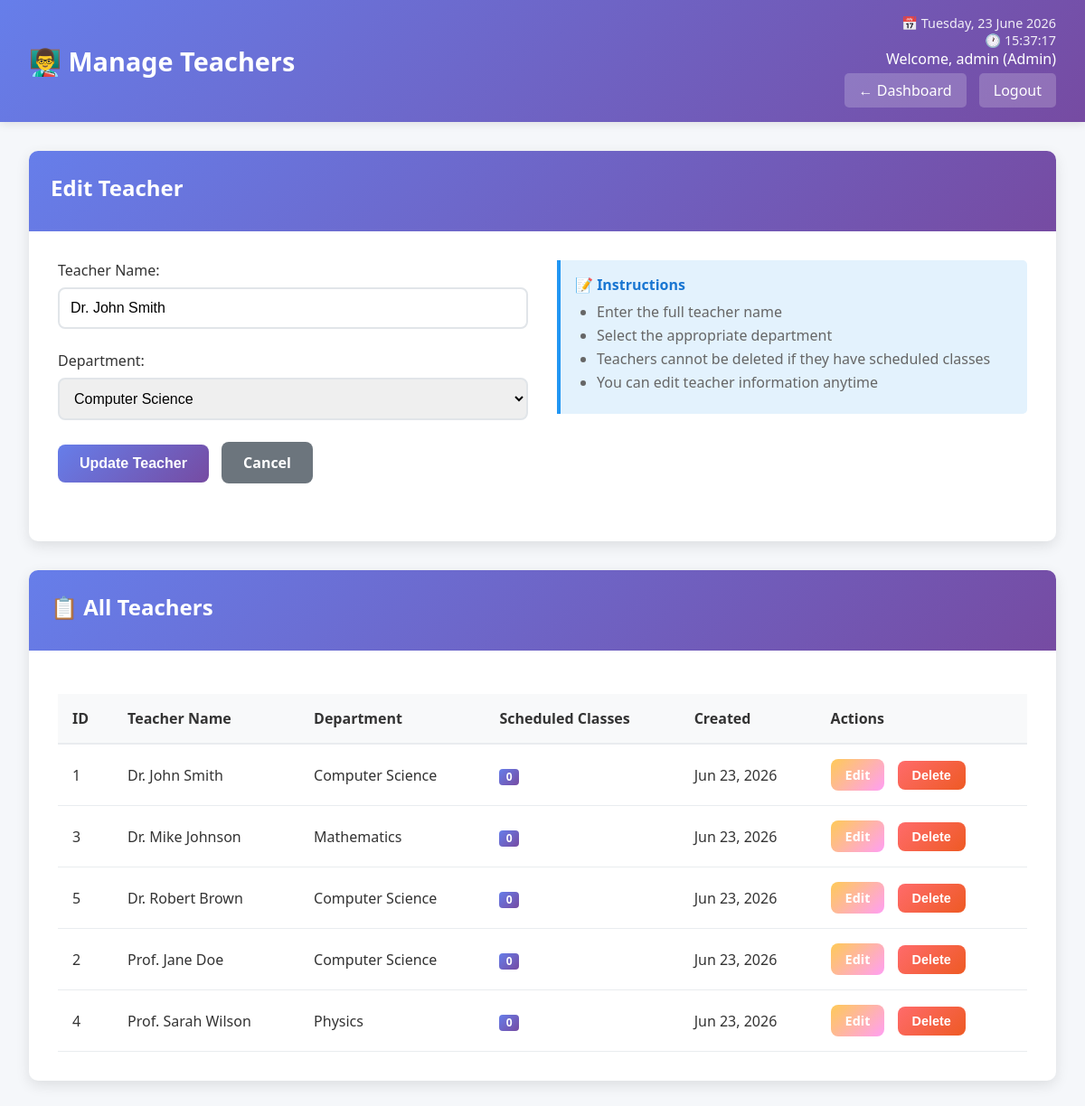
Screenshot of /admin/teachers.php?edit=1 (signed in) with the database file from the repository.
### tables this page shows
CREATE TABLE teachers (
    teacher_id INT AUTO_INCREMENT PRIMARY KEY,
    teacher_name VARCHAR(100) NOT NULL,
    dept VARCHAR(50) NOT NULL,
    created_at TIMESTAMP DEFAULT CURRENT_TIMESTAMP
);

### admin/teachers.php (the view, shortened to what this page needs)
<?php
include('../config/db.php');
$currentDate = date("l, d F Y");
$currentTime = date("H:i:s");
$teachers = [];
$result = $conn->query("SELECT t.*, COUNT(tt.tt_id) as timetable_count FROM teachers t LEFT JOIN timetable tt ON t.teacher_id = tt.teacher_id GROUP BY t.teacher_id ORDER BY t.teacher_name");
if ($result) {
    $teachers = $result->fetch_all(MYSQLI_ASSOC);
}
$edit_teacher = null;
if (isset($_GET['edit'])) {
    $teacher_id = $_GET['edit'];
    $stmt = $conn->prepare("SELECT * FROM teachers WHERE teacher_id = ?");
    $stmt->execute([$teacher_id]);
    $result = $stmt->get_result();
    $edit_teacher = $result->fetch_assoc();
}
?>
<!DOCTYPE html>
<html lang="en">
<head>
</head>
<body>
    <div class="header">
        <h1>👨‍🏫 Manage Teachers</h1>
        <div class="header-info">
            <div class="date-time">📅 <?php echo $currentDate; ?></div>
            <div class="date-time">🕐 <?php echo $currentTime; ?></div>
            <div>Welcome, <?php echo $_SESSION['username']; ?> (Admin)</div>
            <a href="dashboard.php" class="back-btn">← Dashboard</a>
            <a href="../logout.php" class="logout-btn">Logout</a>
        </div>
    </div>
    <div class="container">
        <div class="card">
            <div class="card-header">
                <h2><?php echo $edit_teacher ? 'Edit Teacher' : 'Add New Teacher'; ?></h2>
            </div>
            <div class="card-body">
                <div class="form-row">
                    <div>
                        <form method="POST">
                            <div class="form-group">
                                <label for="teacher_name">Teacher Name:</label>
                                <input type="text" id="teacher_name" name="teacher_name"
                                       value="<?php echo $edit_teacher ? htmlspecialchars($edit_teacher['teacher_name']) : ''; ?>" required>
                            </div>
                            <div class="form-group">
                                <label for="dept">Department:</label>
                                <select id="dept" name="dept" required>
                                    <option value="Computer Science" <?php echo ($edit_teacher && $edit_teacher['dept'] == 'Computer Science') ? 'selected' : ''; ?>>Computer Science</option>
                                </select>
                            </div>
                            <button type="submit" class="btn">
                                <?php echo $edit_teacher ? 'Update Teacher' : 'Add Teacher'; ?>
                            </button>
                            <?php if ($edit_teacher): ?>
                                <a href="teachers.php" class="btn btn-secondary">Cancel</a>
                            <?php endif; ?>
                        </form>
                    </div>
                    <div>
                        <div class="info-box">
                            <h4>📝 Instructions</h4>
                            <ul>
                                <li>Enter the full teacher name</li>
                                <li>Select the appropriate department</li>
                                <li>Teachers cannot be deleted if they have scheduled classes</li>
                                <li>You can edit teacher information anytime</li>
                            </ul>
                        </div>
                    </div>
                </div>
            </div>
        </div>
        <div class="card">
            <div class="card-header">
                <h2>📋 All Teachers</h2>
            </div>
            <div class="card-body">
                <?php if (empty($teachers)): ?>
                    <div class="alert alert-info">
                        No teachers found. Add your first teacher using the form above.
                    </div>
                <?php else: ?>
                    <table class="table">
                        <thead>
                            <tr>
                                <th>ID</th>
                                <th>Teacher Name</th>
                                <th>Department</th>
                                <th>Scheduled Classes</th>
                                <th>Created</th>
                                <th>Actions</th>
                            </tr>
                        </thead>
                        <tbody>
                            <?php foreach ($teachers as $teacher): ?>
                                <tr>
                                    <td><?php echo $teacher['teacher_id']; ?></td>
                                    <td><?php echo htmlspecialchars($teacher['teacher_name']); ?></td>
                                    <td><?php echo htmlspecialchars($teacher['dept']); ?></td>
                                    <td>
                                        <span class="badge"><?php echo $teacher['timetable_count']; ?></span>
                                    </td>
                                    <td><?php echo date('M d, Y', strtotime($teacher['created_at'])); ?></td>
                                    <td>
                                        <a href="teachers.php?edit=<?php echo $teacher['teacher_id']; ?>" class="btn btn-warning btn-sm">Edit</a>
                                        <?php if ($teacher['timetable_count'] == 0): ?>
                                            <form method="POST" style="display: inline;" onsubmit="return confirm('Are you sure you want to delete this teacher?');">
                                                <button type="submit" class="btn btn-danger btn-sm">Delete</button>
                                            </form>
                                        <?php else: ?>
                                            <button class="btn btn-danger btn-sm" disabled title="Cannot delete - has scheduled classes">Delete</button>
                                        <?php endif; ?>
                                    </td>
                                </tr>
                            <?php endforeach; ?>
                        </tbody>
                    </table>
                <?php endif; ?>
            </div>
        </div>
    </div>
</body>
</html>

### admin/teachers.php (style rules this page uses)
* { margin: 0; padding: 0; box-sizing: border-box; }
body { font-family: 'Segoe UI', Tahoma, Geneva, Verdana, sans-serif; background: #f5f7fa; color: #333; }
.header { background: linear-gradient(135deg, #667eea 0%, #764ba2 100%); color: white; padding: 1rem 2rem; display: flex; justify-content: space-between; align-items: center; box-shadow: 0 2px 10px rgba(0,0,0,0.1); }
.header h1 { font-size: 1.8rem; }
.header-info { text-align: right; }
.date-time { font-size: 0.9rem; opacity: 0.9; }
.logout-btn, .back-btn { background: rgba(255,255,255,0.2); color: white; padding: 8px 16px; border: none; border-radius: 5px; cursor: pointer; text-decoration: none; margin-top: 5px; display: inline-block; transition: background 0.3s ease; margin-left: 10px; }
.container { max-width: 1200px; margin: 2rem auto; padding: 0 2rem; }
.card { background: white; border-radius: 10px; box-shadow: 0 5px 15px rgba(0,0,0,0.1); margin-bottom: 2rem; overflow: hidden; }
.card-header { background: linear-gradient(135deg, #667eea 0%, #764ba2 100%); color: white; padding: 1.5rem; }
.card-header h2 { font-size: 1.5rem; margin-bottom: 0.5rem; }
.card-body { padding: 2rem; }
.form-row { display: grid; grid-template-columns: 1fr 1fr; gap: 2rem; margin-bottom: 2rem; }
.form-group { margin-bottom: 1.5rem; }
.form-group label { display: block; margin-bottom: 0.5rem; color: #333; font-weight: 500; }
.form-group input, .form-group select { width: 100%; padding: 12px; border: 2px solid #e1e5e9; border-radius: 8px; font-size: 1rem; transition: border-color 0.3s ease; }
.btn { background: linear-gradient(135deg, #667eea 0%, #764ba2 100%); color: white; padding: 12px 24px; border: none; border-radius: 8px; cursor: pointer; font-size: 1rem; font-weight: 600; transition: transform 0.2s ease; text-decoration: none; display: inline-block; margin-right: 10px; }
.btn-secondary { background: #6c757d; }
.btn-danger { background: linear-gradient(135deg, #ff6b6b 0%, #ee5a24 100%); }
.btn-warning { background: linear-gradient(135deg, #feca57 0%, #ff9ff3 100%); }
.btn-sm { padding: 8px 16px; font-size: 0.9rem; }
.table { width: 100%; border-collapse: collapse; margin-top: 1rem; }
.table th { background: #f8f9fa; color: #333; padding: 1rem; text-align: left; font-weight: 600; border-bottom: 2px solid #e9ecef; }
.table td { padding: 1rem; border-bottom: 1px solid #e9ecef; }
.badge { display: inline-block; padding: 0.25em 0.6em; font-size: 0.75em; font-weight: 700; line-height: 1; text-align: center; white-space: nowrap; vertical-align: baseline; border-radius: 0.25rem; background: linear-gradient(135deg, #667eea 0%, #764ba2 100%); color: white; }
.info-box { background: #e3f2fd; border-left: 4px solid #2196f3; padding: 1rem; border-radius: 0 5px 5px 0; }
.info-box h4 { color: #1976d2; margin-bottom: 0.5rem; }
.info-box ul { margin: 0.5rem 0; padding-left: 1.5rem; }
.info-box li { margin: 0.25rem 0; color: #666; }

### rows the page displays
teachers: teacher_name "Dr. John Smith", dept "Computer Science", teacher_id "1", timetable_count "0", created_at "Jun 23, 2026"
teachers: teacher_id "3", teacher_name "Dr. Mike Johnson", dept "Mathematics", timetable_count "0", created_at "Jun 23, 2026"
teachers: teacher_id "5", teacher_name "Dr. Robert Brown", dept "Computer Science", timetable_count "0", created_at "Jun 23, 2026"
teachers: teacher_id "2", teacher_name "Prof. Jane Doe", dept "Computer Science", timetable_count "0", created_at "Jun 23, 2026"
teachers: teacher_id "4", teacher_name "Prof. Sarah Wilson", dept "Physics", timetable_count "0", created_at "Jun 23, 2026"

### other values shown
$_SESSION['username'] "admin"
